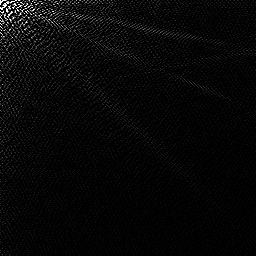
#> input picture Image Processing/correct_dct_sample.png.png, 256 x 256 px
$ python -i main.py   (imports and definitions only)
#> lines starting #> are read from the running program, lines starting #| are printed output that depends on the picture
from PIL import Image
import numpy as np
import cmath
import math
import cv2

# [124 lines left out: functions transpose, dct1d, dct2d, idct1d, idct2d, fft1d and 4 more, not called in this run]

def numpy_fft(fileName):
#> called with fileName = 'correct_dct_sample.png.png'
	print("Starting numpy FFT.")
	I = cv2.imread(fileName, 0)
#> I is the input picture: shape (256, 256); min 0, max 255, mean 7.4
	I_array = I.astype(np.float32)

	fft_array = np.fft.fft2(I_array)

	im = Image.fromarray(fft_array.real)
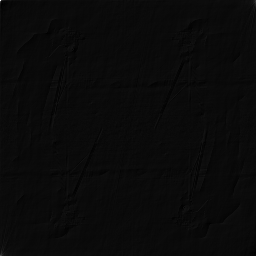
#> im: PIL image 256x256 F; min -20969.5, max 486871, mean 255; drawn with min black and max white
	im = im.convert("L")
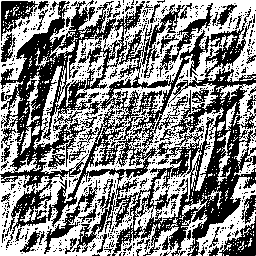
#> im: PIL image 256x256 L; min 0, max 255, mean 132.8
	im.save("correct_fft_" + fileName + ".png")

	ifft_array = np.fft.ifft2(fft_array)

	im = Image.fromarray(ifft_array.real)
#> im: PIL image 256x256 F
	im = im.convert("L")
	im.save("correct_ifft_" + fileName + ".png")
	print("Succeed.")


# [104 lines left out: functions customized_dct, customized_fft, testDCT, testIDCT, testFFT, testIFFT and 2 more, not called in this run]

>>> result = numpy_fft('correct_dct_sample.png.png')

$ run again, on Image Processing/correct_fft_sample.png.png
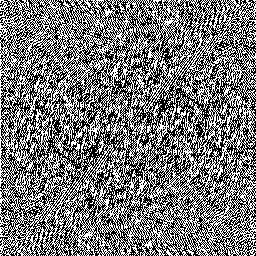
#> input picture Image Processing/correct_fft_sample.png.png, 256 x 256 px
#> in numpy_fft, I is the input picture: shape (256, 256); min 0, max 255, mean 120.3
#> in numpy_fft, `im = im.convert("L")`:
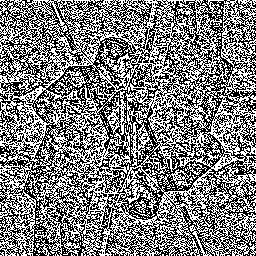
#> im: PIL image 256x256 L; min 0, max 255, mean 126.2
